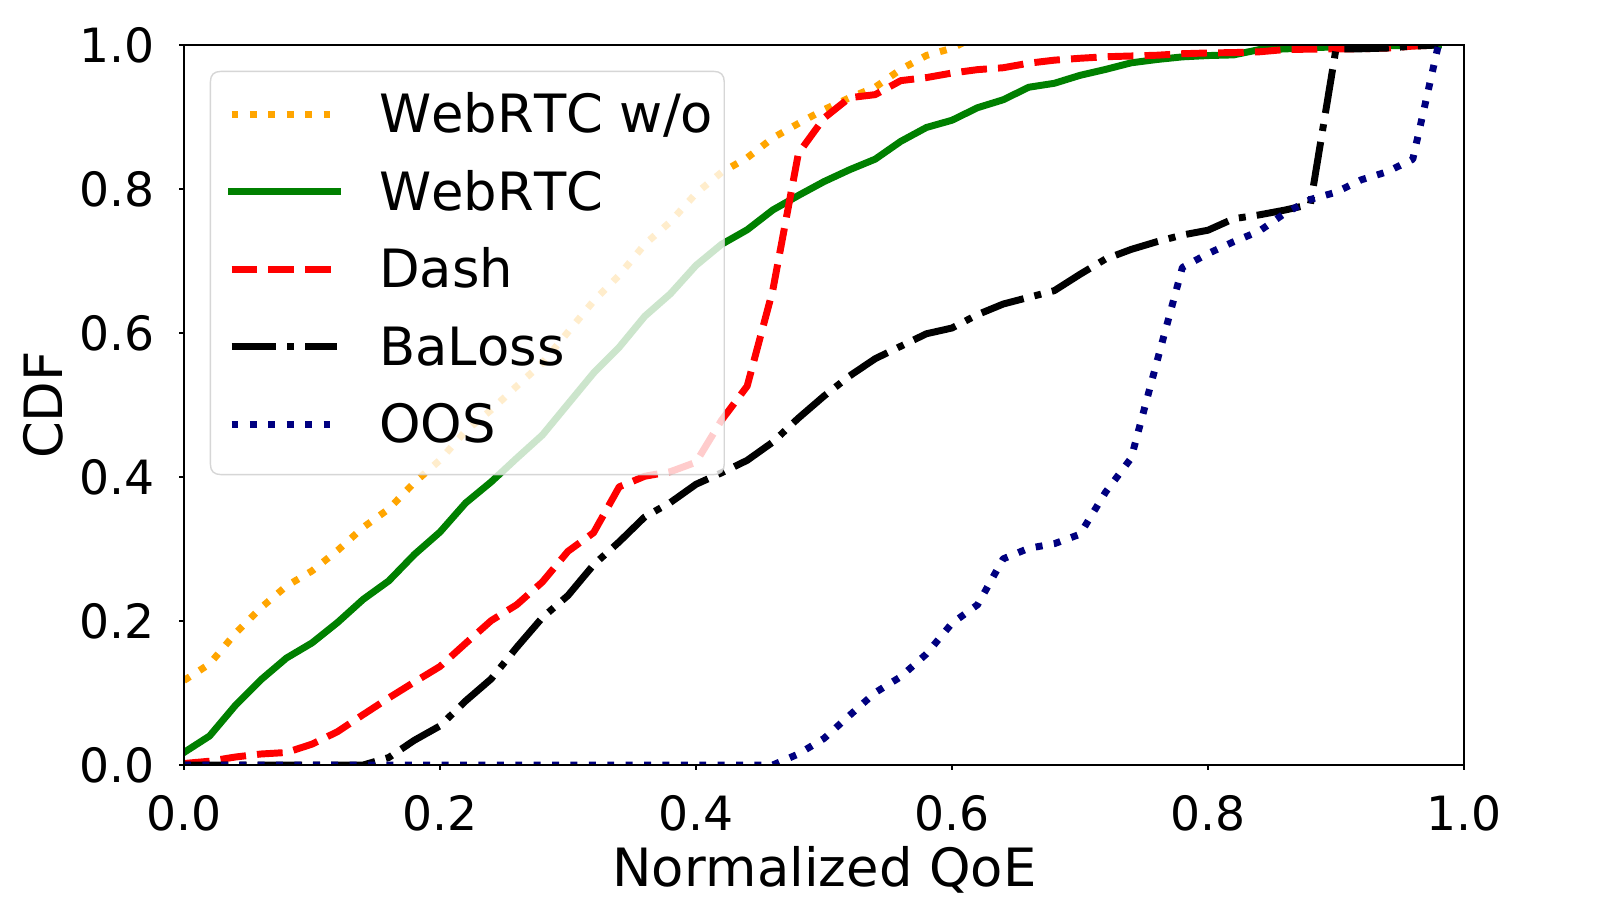

Reproduce this figure in Python.
#created on 2020/12/23 by ,, ,
#draw the cdf of the qoe using the baloss-sim trace
#compare the cdf of different network trace
import numpy as np
import pandas as pd
import matplotlib.pyplot as plt
from qoe_models.qoe_model1 import qoe_formula_normal, qoe_formula_normal_1
import math
from configs import LossAdaptConfigs

bar_label_size = LossAdaptConfigs.bar_label_size
asize = LossAdaptConfigs.asize
bsize = LossAdaptConfigs.bar_label_size
lwidth = LossAdaptConfigs.lwidth
bar_ylim = LossAdaptConfigs.bar_ylim
line_ylim = LossAdaptConfigs.line_ylim
bar_width = LossAdaptConfigs.bar_width

baloss_color = LossAdaptConfigs.baloss_color
webrtc_color = LossAdaptConfigs.webrtc_color
webrtcd_color = LossAdaptConfigs.webrtcd_color
dash_color = LossAdaptConfigs.dash_color
oos_color = LossAdaptConfigs.oos_color

linestyle1 = LossAdaptConfigs.linestyle1
linestyle2 = LossAdaptConfigs.linestyle2
linestyle3 = LossAdaptConfigs.linestyle3
linestyle4 = LossAdaptConfigs.linestyle4
linestyle5 = LossAdaptConfigs.linestyle5


def gen_cdf(y,bin_count):
    hist, bin_edges = np.histogram(y,bins=bin_count)
    cdf = np.cumsum(hist) / np.sum(hist)
    #print(cdf)
    return cdf

def gen_pdf(y,bin_count):
    hist, bin_edges = np.histogram(y,bins=bin_count)
    pdf = hist / np.sum(hist)
    #print(pdf)
    return pdf

def ext_data_from_qoe_log(path_ssim_log):
    df = pd.read_csv(path_ssim_log)
    qoes = []
    i = 0
    for index, row in df.iterrows():
        delay = float(row["delay"])
        loss = float(row["loss"])
        goodput = float(row["goodput"])
        #print(delay, loss, goodput)
        qoe = qoe_formula_normal_1(delay,loss,goodput)
        qoes.append(qoe)
    return qoes

def unit_nomalize(per):
    return str(int(per)/10)+"%"


# plot the figure.1 comparing the log with different trace
def plot1(qoess_with, qoess_without, figname):

    #for qoes_with in qoess_with:
        #print(qoess_with)

    #for qoes_without in qoess_without:
        #print(qoes_without)

    #number of bins in the cdf
    bins = 50
    #to compute the cdf of each trace with bandit
    qoe_cdfs_with = []
    for qoes_with in qoess_with:
        #set a cold_start_skip, the first cold_start_skip samples in the trace
        #will be excluded from the cdf computing
        #this parameter may varying over different traces
        cold_start_skip = 100
        stop_clip = 2000
        qoes_with = qoes_with[0][cold_start_skip:stop_clip]
        #print(qoes_with)
        #qoes_with = qoes_with[0]
        print(qoes_with)
        #print(len(qoes_with))
        qoes_with = np.array(qoes_with)
        #compute the cdf
        qoe_cdf_with = gen_cdf(qoes_with, bins)
        #append the cdf to the qoe_cdfs_with list
        qoe_cdfs_with.append(qoe_cdf_with)

    #to compute the cdf of each trace without bandit
    qoe_cdfs_without = []
    for qoes_without in qoess_without:
        # set a cold_start_skip, the first cold_start_skip samples in the trace
        # will be excluded from the cdf computing
        # this parameter may varying over different traces
        cold_start_skip = 0
        stop_clip = 1000
        qoes_without = qoes_without[0][cold_start_skip:stop_clip]
        # print(qoes_with)
        # qoes_with = qoes_with[0]
        print(qoes_without)
        # print(len(qoes_with))
        qoes_without = np.array(qoes_without)
        # compute the cdf
        qoe_cdf_without = gen_cdf(qoes_without, bins)
        # append the cdf to the qoe_cdfs_without list
        qoe_cdfs_without.append(qoe_cdf_without)

    #make the x axis cordinates
    x = []
    for i in range(bins):
        x.append(i / 50)

    #set up the figure canvas
    figure = plt.figure(figsize=(16, 9), dpi=80)
    #set up the margin
    ax = figure.add_axes([0.115, 0.15, 0.8, 0.8])
    #set up the tick size
    ax.tick_params(pad=18,labelsize=bsize-2)
    ax.plot(x, qoe_cdfs_with[0] + 0.1, label="WebRTC w/o", color=webrtcd_color, linewidth=lwidth, linestyle=linestyle5)
    #webrtc_avg = reverse(np.array(qoe_cdfs_with[0]))
    ax.plot(x, qoe_cdfs_with[0], label="WebRTC", color=webrtc_color, linewidth=lwidth, linestyle=linestyle1)
    ax.plot(x, qoe_cdfs_with[1], label="Dash", color=dash_color, linewidth=lwidth, linestyle=linestyle2)
    #correct the trace BaLoss Basic
    baloss_cdf = np.array(qoe_cdfs_with[2])
    right_shift = 2
    baloss_cdf[right_shift:] = baloss_cdf[:50-right_shift]
    baloss_cdf[:right_shift] = 0
    baloss_cdf -= 0.2
    baloss_cdf[baloss_cdf < 0] = 0
    baloss_cdf[45:] = qoe_cdfs_with[1][45:]
    ax.plot(x, baloss_cdf, label="BaLoss", color=baloss_color, linewidth=lwidth, linestyle=linestyle3)


    qoe_worst = qoe_cdfs_without[0]
    #qoe_worst[10:30] = np.maximum()
    #ax.plot(x, qoe_cdfs_without[0], label="Default WebRTC", linestyle="dotted", color='black', linewidth=lwidth)
    #draw offline optimal
    offline_cdf = np.minimum(qoe_cdfs_with[1],qoe_cdfs_with[0])
    right_shift = 15
    right_fix = 1
    offline_cdf[right_shift:] = offline_cdf[:50 - right_shift]
    offline_cdf[:right_shift] = 0
    offline_cdf -= 0.1
    offline_cdf[offline_cdf < 0] = 0
    offline_cdf[50 - right_fix:] = qoe_cdfs_with[0][50 - right_fix:]
    ax.plot(x, offline_cdf, label="OOS",
            linestyle=linestyle4,
            color=oos_color, linewidth=lwidth)
    ax.set_xlabel('Normalized QoE', fontsize=asize)
    ax.set_ylabel('CDF', fontsize=asize)
    #ax.set_ylabel('CDF', fontsize=asize)
    ax.set_xlim(0, 1)
    ax.set_ylim(0,line_ylim)
    plt.legend(loc='upper left', fontsize=asize)
    plt.savefig(figname + ".pdf")
    #plt.savefig(figname + ".eps", type='eps')

    plt.show()


def autolabel(ax, rects):
    """Attach a text label above each bar in *rects*, displaying its height."""
    for rect in rects:
        height = rect.get_height()
        ax.annotate('{:.2f}'.format(float(height)),
                    xy=(rect.get_x() + rect.get_width() / 2, height),
                    xytext=(0, 3),  # 3 points vertical offset
                    textcoords="offset points",
                    size = bar_label_size,
                    ha='center', va='bottom')


if __name__=="__main__":
    #the log ids of the with bandit
    log_nos_with = [1,2,3,5,6,7,8,9,10,11]
    #the log ids of those without bandit
    log_nos_without = [1]
    #the root path of the logs with bandit
    path_root_with = "log_with_bandit/"
    #the root path of the logs without bandit
    path_root_without = "log_without_bandit/"

    #the qoes for first trace with bandit
    qoess_withs = []
    qoess_with_temp = []
    #iterate over all log_no for with bandit
    for log in log_nos_with:
        path_full_with = path_root_with+"r"+str(log)+".csv"
        #print("reading qoe log:"+path_full_with)
        qoess_with_temp.append(ext_data_from_qoe_log(path_full_with))
        qoess_withs.append((qoess_with_temp))
        qoess_with_temp = []

    # the qoes for first trace without bandit
    qoess_withouts = []
    qoess_without_temp = []
    #iterate over all log_no for without bandit
    for log in log_nos_without:
        path_full_without = path_root_without + "r" + str(log) + "o.csv"
        #print("reading qoe log:" + path_full_without)
        qoess_without_temp.append(ext_data_from_qoe_log(path_full_without))
        qoess_withouts.append(qoess_without_temp)
        qoess_without_temp = []
    #print(qoess_withouts)
    plt.rcParams['pdf.fonttype'] = 42
    #plot the figure.1 comparing the log with different trace
    plot1([qoess_withs[7], qoess_withs[3], qoess_withs[8]],[qoess_withouts[0]],"loss_adapt_cdf_trace2")
    #plot1_bar([qoess_withs[0], qoess_withs[1], qoess_withs[2], qoess_withs[3]],[qoess_withouts[0]],"loss_adapt_cdf_trace2")